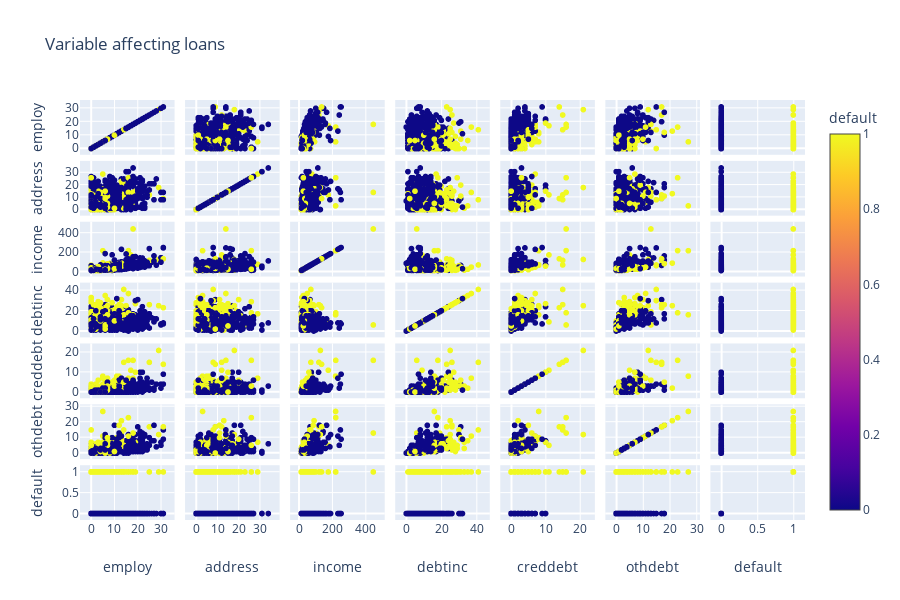

The code cell stored with this chart in its notebook:
### Code cell
import plotly.express as px

fig = px.scatter_matrix(bank, dimensions=["employ", "address", "income", "debtinc","creddebt","othdebt","default"], color="default",
                        title='Variable affecting loans')
fig.show()

### Figure 1 — Plotly figure (JSON) as saved in the notebook; plotly's stock layout.template omitted (floating-point values rounded to 4 significant figures; data arrays with more than 128 entries replaced by an {"elided": "..."} marker saying what was removed)
{"data": [{"dimensions": [{"axis": {"matches": true}, "label": "employ", "values": {"elided": "700 int values"}}, {"axis": {"matches": true}, "label": "address", "values": {"elided": "700 int values"}}, {"axis": {"matches": true}, "label": "income", "values": {"elided": "700 int values"}}, {"axis": {"matches": true}, "label": "debtinc", "values": {"elided": "700 int values"}}, {"axis": {"matches": true}, "label": "creddebt", "values": {"elided": "700 int values"}}, {"axis": {"matches": true}, "label": "othdebt", "values": {"elided": "700 int values"}}, {"axis": {"matches": true}, "label": "default", "values": {"elided": "700 int values"}}], "hoverlabel": {"namelength": 0}, "hovertemplate": "%{xaxis.title.text}=%{x}<br>%{yaxis.title.text}=%{y}<br>default=%{marker.color}", "legendgroup": "", "marker": {"color": {"elided": "700 int values"}, "coloraxis": "coloraxis", "symbol": "circle"}, "name": "", "showlegend": false, "type": "splom"}], "layout": {"coloraxis": {"colorbar": {"title": {"text": "default"}}, "colorscale": [[0, "#0d0887"], [0.1111, "#46039f"], [0.2222, "#7201a8"], [0.3333, "#9c179e"], [0.4444, "#bd3786"], [0.5556, "#d8576b"], [0.6667, "#ed7953"], [0.7778, "#fb9f3a"], [0.8889, "#fdca26"], [1, "#f0f921"]]}, "dragmode": "select", "height": 600, "legend": {"tracegroupgap": 0}, "title": {"text": "Variable affecting loans"}}}
